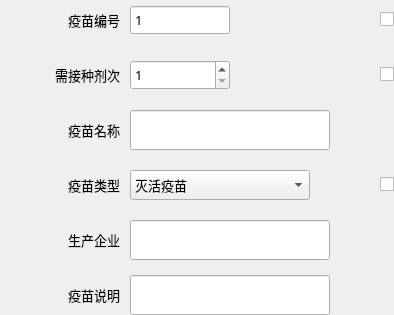
                  <widget class="QWidget" name="widget_vaccine" native="true">
                   <property name="sizePolicy">
                    <sizepolicy hsizetype="Fixed" vsizetype="Fixed">
                     <horstretch>0</horstretch>
                     <verstretch>0</verstretch>
                    </sizepolicy>
                   </property>
                   <layout class="QGridLayout" name="gridLayout_7">
                    <property name="leftMargin">
                     <number>0</number>
                    </property>
                    <property name="topMargin">
                     <number>0</number>
                    </property>
                    <property name="rightMargin">
                     <number>0</number>
                    </property>
                    <property name="bottomMargin">
                     <number>0</number>
                    </property>
                    <property name="horizontalSpacing">
                     <number>10</number>
                    </property>
                    <property name="verticalSpacing">
                     <number>15</number>
                    </property>
                    <item row="4" column="1">
                     <widget class="QLineEdit" name="lineEdit_production_company">
                      <property name="minimumSize">
                       <size>
                        <width>200</width>
                        <height>40</height>
                       </size>
                      </property>
                      <property name="maximumSize">
                       <size>
                        <width>200</width>
                        <height>16777215</height>
                       </size>
                      </property>
                      <property name="font">
                       <font>
                        <family>微软雅黑</family>
                        <pointsize>10</pointsize>
                       </font>
                      </property>
                      <property name="maxLength">
                       <number>50</number>
                      </property>
                     </widget>
                    </item>
                    <item row="0" column="3">
                     <widget class="QCheckBox" name="checkBox_vaccine_id">
                      <property name="sizePolicy">
                       <sizepolicy hsizetype="Fixed" vsizetype="Fixed">
                        <horstretch>0</horstretch>
                        <verstretch>0</verstretch>
                       </sizepolicy>
                      </property>
                      <property name="text">
                       <string/>
                      </property>
                     </widget>
                    </item>
                    <item row="1" column="1">
                     <widget class="QSpinBox" name="spinBox_need_vaccination_times">
                      <property name="sizePolicy">
                       <sizepolicy hsizetype="Fixed" vsizetype="Fixed">
                        <horstretch>0</horstretch>
                        <verstretch>0</verstretch>
                       </sizepolicy>
                      </property>
                      <property name="minimumSize">
                       <size>
                        <width>100</width>
                        <height>30</height>
                       </size>
                      </property>
                      <property name="maximumSize">
                       <size>
                        <width>100</width>
                        <height>30</height>
                       </size>
                      </property>
                      <property name="font">
                       <font>
                        <family>微软雅黑</family>
                        <pointsize>10</pointsize>
                       </font>
                      </property>
                      <property name="buttonSymbols">
                       <enum>QAbstractSpinBox::UpDownArrows</enum>
                      </property>
                      <property name="minimum">
                       <number>1</number>
                      </property>
                      <property name="maximum">
                       <number>3</number>
                      </property>
                      <property name="value">
                       <number>1</number>
                      </property>
                     </widget>
                    </item>
                    <item row="5" column="0">
                     <widget class="QLabel" name="label_30">
                      <property name="sizePolicy">
                       <sizepolicy hsizetype="Fixed" vsizetype="Fixed">
                        <horstretch>0</horstretch>
                        <verstretch>0</verstretch>
                       </sizepolicy>
                      </property>
                      <property name="minimumSize">
                       <size>
                        <width>120</width>
                        <height>40</height>
                       </size>
                      </property>
                      <property name="font">
                       <font>
                        <family>微软雅黑</family>
                        <pointsize>10</pointsize>
                       </font>
                      </property>
                      <property name="text">
                       <string>疫苗说明</string>
                      </property>
                      <property name="alignment">
                       <set>Qt::AlignRight|Qt::AlignTrailing|Qt::AlignVCenter</set>
                      </property>
                     </widget>
                    </item>
                    <item row="2" column="1">
                     <widget class="QLineEdit" name="lineEdit_vaccine_name">
                      <property name="minimumSize">
                       <size>
                        <width>200</width>
                        <height>40</height>
                       </size>
                      </property>
                      <property name="maximumSize">
                       <size>
                        <width>200</width>
                        <height>16777215</height>
                       </size>
                      </property>
                      <property name="font">
                       <font>
                        <family>微软雅黑</family>
                        <pointsize>10</pointsize>
                       </font>
                      </property>
                      <property name="maxLength">
                       <number>50</number>
                      </property>
                     </widget>
                    </item>
                    <item row="3" column="0">
                     <widget class="QLabel" name="label_26">
                      <property name="sizePolicy">
                       <sizepolicy hsizetype="Fixed" vsizetype="Fixed">
                        <horstretch>0</horstretch>
                        <verstretch>0</verstretch>
                       </sizepolicy>
                      </property>
                      <property name="minimumSize">
                       <size>
                        <width>120</width>
                        <height>40</height>
                       </size>
                      </property>
                      <property name="font">
                       <font>
                        <family>微软雅黑</family>
                        <pointsize>10</pointsize>
                       </font>
                      </property>
                      <property name="text">
                       <string>疫苗类型</string>
                      </property>
                      <property name="alignment">
                       <set>Qt::AlignRight|Qt::AlignTrailing|Qt::AlignVCenter</set>
                      </property>
                     </widget>
                    </item>
                    <item row="5" column="1">
                     <widget class="QLineEdit" name="lineEdit_vaccine_description">
                      <property name="minimumSize">
                       <size>
                        <width>200</width>
                        <height>40</height>
                       </size>
                      </property>
                      <property name="maximumSize">
                       <size>
                        <width>200</width>
                        <height>16777215</height>
                       </size>
                      </property>
                      <property name="font">
                       <font>
                        <family>微软雅黑</family>
                        <pointsize>10</pointsize>
                       </font>
                      </property>
                      <property name="maxLength">
                       <number>255</number>
                      </property>
                     </widget>
                    </item>
                    <item row="2" column="0">
                     <widget class="QLabel" name="label_27">
                      <property name="sizePolicy">
                       <sizepolicy hsizetype="Fixed" vsizetype="Fixed">
                        <horstretch>0</horstretch>
                        <verstretch>0</verstretch>
                       </sizepolicy>
                      </property>
                      <property name="minimumSize">
                       <size>
                        <width>120</width>
                        <height>40</height>
                       </size>
                      </property>
                      <property name="font">
                       <font>
                        <family>微软雅黑</family>
                        <pointsize>10</pointsize>
                       </font>
                      </property>
                      <property name="text">
                       <string>疫苗名称</string>
                      </property>
                      <property name="alignment">
                       <set>Qt::AlignRight|Qt::AlignTrailing|Qt::AlignVCenter</set>
                      </property>
                     </widget>
                    </item>
                    <item row="0" column="0">
                     <widget class="QLabel" name="label_25">
                      <property name="sizePolicy">
                       <sizepolicy hsizetype="Fixed" vsizetype="Fixed">
                        <horstretch>0</horstretch>
                        <verstretch>0</verstretch>
                       </sizepolicy>
                      </property>
                      <property name="minimumSize">
                       <size>
                        <width>120</width>
                        <height>40</height>
                       </size>
                      </property>
                      <property name="font">
                       <font>
                        <family>微软雅黑</family>
                        <pointsize>10</pointsize>
                       </font>
                      </property>
                      <property name="text">
                       <string>疫苗编号</string>
                      </property>
                      <property name="alignment">
                       <set>Qt::AlignRight|Qt::AlignTrailing|Qt::AlignVCenter</set>
                      </property>
                     </widget>
                    </item>
                    <item row="1" column="0">
                     <widget class="QLabel" name="label_29">
                      <property name="sizePolicy">
                       <sizepolicy hsizetype="Fixed" vsizetype="Fixed">
                        <horstretch>0</horstretch>
                        <verstretch>0</verstretch>
                       </sizepolicy>
                      </property>
                      <property name="minimumSize">
                       <size>
                        <width>120</width>
                        <height>40</height>
                       </size>
                      </property>
                      <property name="font">
                       <font>
                        <family>微软雅黑</family>
                        <pointsize>10</pointsize>
                       </font>
                      </property>
                      <property name="text">
                       <string>需接种剂次</string>
                      </property>
                      <property name="alignment">
                       <set>Qt::AlignRight|Qt::AlignTrailing|Qt::AlignVCenter</set>
                      </property>
                     </widget>
                    </item>
                    <item row="1" column="3">
                     <widget class="QCheckBox" name="checkBox_need_vaccination_times">
                      <property name="sizePolicy">
                       <sizepolicy hsizetype="Fixed" vsizetype="Fixed">
                        <horstretch>0</horstretch>
                        <verstretch>0</verstretch>
                       </sizepolicy>
                      </property>
                      <property name="text">
                       <string/>
                      </property>
                     </widget>
                    </item>
                    <item row="4" column="0">
                     <widget class="QLabel" name="label_28">
                      <property name="sizePolicy">
                       <sizepolicy hsizetype="Fixed" vsizetype="Fixed">
                        <horstretch>0</horstretch>
                        <verstretch>0</verstretch>
                       </sizepolicy>
                      </property>
                      <property name="minimumSize">
                       <size>
                        <width>120</width>
                        <height>40</height>
                       </size>
                      </property>
                      <property name="font">
                       <font>
                        <family>微软雅黑</family>
                        <pointsize>10</pointsize>
                       </font>
                      </property>
                      <property name="text">
                       <string>生产企业</string>
                      </property>
                      <property name="alignment">
                       <set>Qt::AlignRight|Qt::AlignTrailing|Qt::AlignVCenter</set>
                      </property>
                     </widget>
                    </item>
                    <item row="0" column="1">
                     <widget class="QSpinBox" name="spinBox_vaccine_id">
                      <property name="sizePolicy">
                       <sizepolicy hsizetype="Fixed" vsizetype="Fixed">
                        <horstretch>0</horstretch>
                        <verstretch>0</verstretch>
                       </sizepolicy>
                      </property>
                      <property name="minimumSize">
                       <size>
                        <width>100</width>
                        <height>30</height>
                       </size>
                      </property>
                      <property name="maximumSize">
                       <size>
                        <width>100</width>
                        <height>30</height>
                       </size>
                      </property>
                      <property name="font">
                       <font>
                        <family>微软雅黑</family>
                        <pointsize>10</pointsize>
                       </font>
                      </property>
                      <property name="buttonSymbols">
                       <enum>QAbstractSpinBox::NoButtons</enum>
                      </property>
                      <property name="minimum">
                       <number>1</number>
                      </property>
                      <property name="maximum">
                       <number>20</number>
                      </property>
                      <property name="value">
                       <number>1</number>
                      </property>
                     </widget>
                    </item>
                    <item row="1" column="2">
                     <spacer name="horizontalSpacer_11">
                      <property name="orientation">
                       <enum>Qt::Horizontal</enum>
                      </property>
                      <property name="sizeHint" stdset="0">
                       <size>
                        <width>40</width>
                        <height>20</height>
                       </size>
                      </property>
                     </spacer>
                    </item>
                    <item row="3" column="1">
                     <widget class="QComboBox" name="comboBox_vaccine_type">
                      <property name="sizePolicy">
                       <sizepolicy hsizetype="Fixed" vsizetype="Fixed">
                        <horstretch>0</horstretch>
                        <verstretch>0</verstretch>
                       </sizepolicy>
                      </property>
                      <property name="minimumSize">
                       <size>
                        <width>180</width>
                        <height>30</height>
                       </size>
                      </property>
                      <property name="maximumSize">
                       <size>
                        <width>180</width>
                        <height>30</height>
                       </size>
                      </property>
                      <property name="font">
                       <font>
                        <family>微软雅黑</family>
                        <pointsize>10</pointsize>
                       </font>
                      </property>
                      <property name="currentIndex">
                       <number>0</number>
                      </property>
                      <property name="sizeAdjustPolicy">
                       <enum>QComboBox::AdjustToContents</enum>
                      </property>
                      <item>
                       <property name="text">
                        <string>灭活疫苗</string>
                       </property>
                      </item>
                      <item>
                       <property name="text">
                        <string>腺病毒载体疫苗</string>
                       </property>
                      </item>
                      <item>
                       <property name="text">
                        <string>重组亚单位疫苗</string>
                       </property>
                      </item>
                     </widget>
                    </item>
                    <item row="3" column="3">
                     <widget class="QCheckBox" name="checkBox_vaccine_type">
                      <property name="sizePolicy">
                       <sizepolicy hsizetype="Fixed" vsizetype="Fixed">
                        <horstretch>0</horstretch>
                        <verstretch>0</verstretch>
                       </sizepolicy>
                      </property>
                      <property name="text">
                       <string/>
                      </property>
                     </widget>
                    </item>
                   </layout>
                  </widget>
